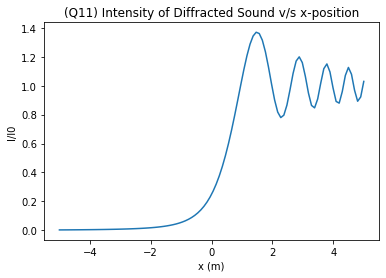

Source code (Python):
#!/usr/bin/env python3
# -*- coding: utf-8 -*-
"""
Created on Sun Apr  4 14:23:02 2021

@author: aditi
"""
from gaussxw import gaussxwab
import math
from numpy import linspace
#Q11
print('Exercise 11: Diffracted Intensity of Blocked Plane Wave')
#(a)
lambdaval = 1
z = 3

def u(x):
    return x*math.sqrt(2/(lambdaval*z))

def Cintegrand(t):
    return math.cos(math.pi*t*t/2)
def Sintegrand(t):
    return math.sin(math.pi*t*t/2)

def CT(u):
    a=0
    b=u
    N=50
    x,w = gaussxwab(N,a,b)
    I1=0; I2=0;
    for i in range(N):
        I1+= w[i]*Cintegrand(x[i])
        I2+= w[i]*Sintegrand(x[i])
    return I1,I2

def relativeI(x):
    uval=u(x)
    Cu,Su = CT(uval)
    
    val = (1/8)*((2*Cu+1)**2+(2*Su+1)**2)
    return val

xval = linspace(-5,5,100)
Ival=[]
for x in xval:
    Ival.append(relativeI(x))

from matplotlib import pyplot as plt
plt.figure()
plt.plot(xval,Ival)
plt.title('(Q11) Intensity of Diffracted Sound v/s x-position')
plt.xlabel('x (m)')
plt.ylabel('I/I0')
print('Significant variation in I/I0 seen.')
